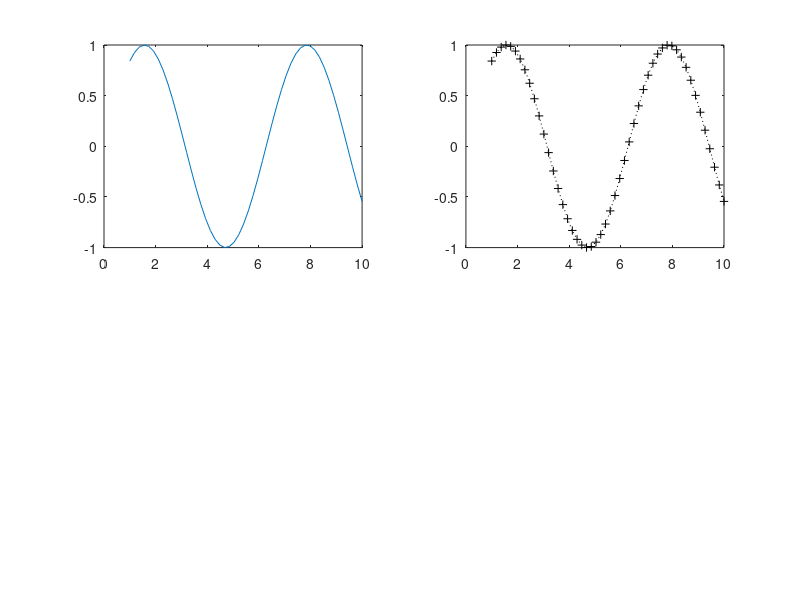
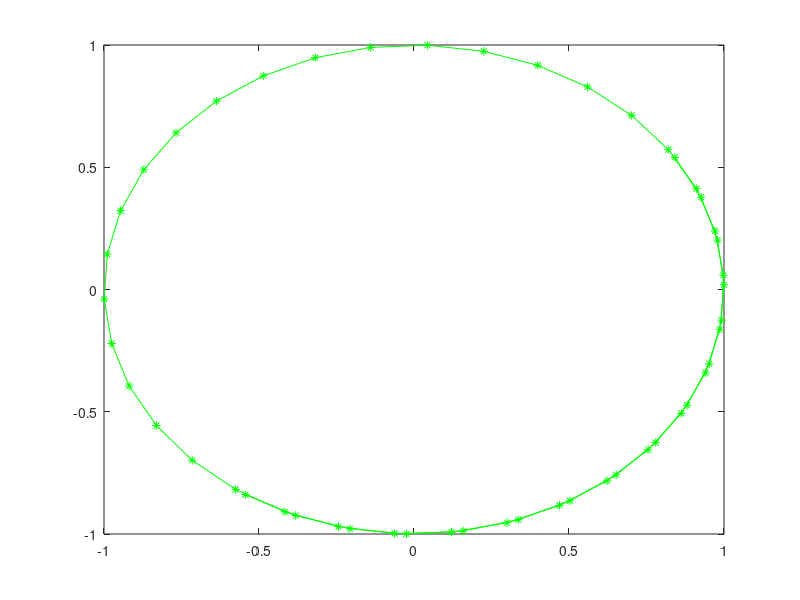
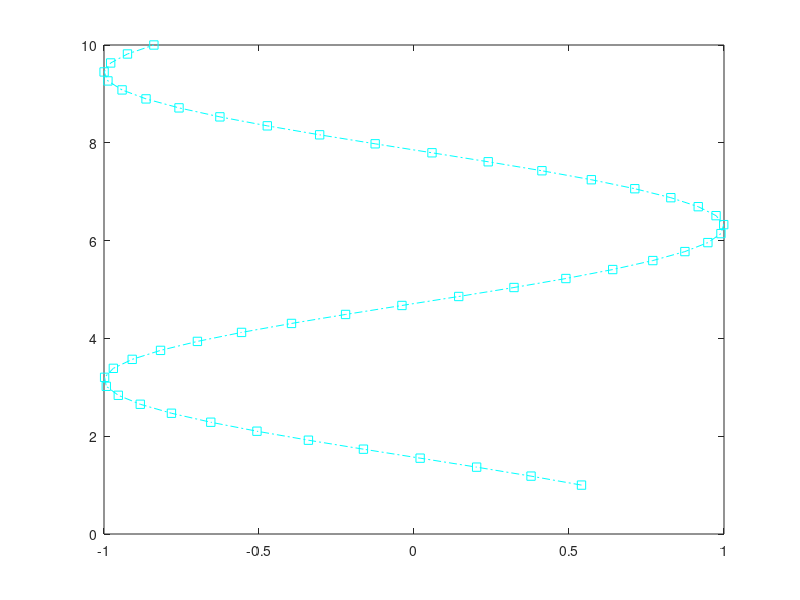
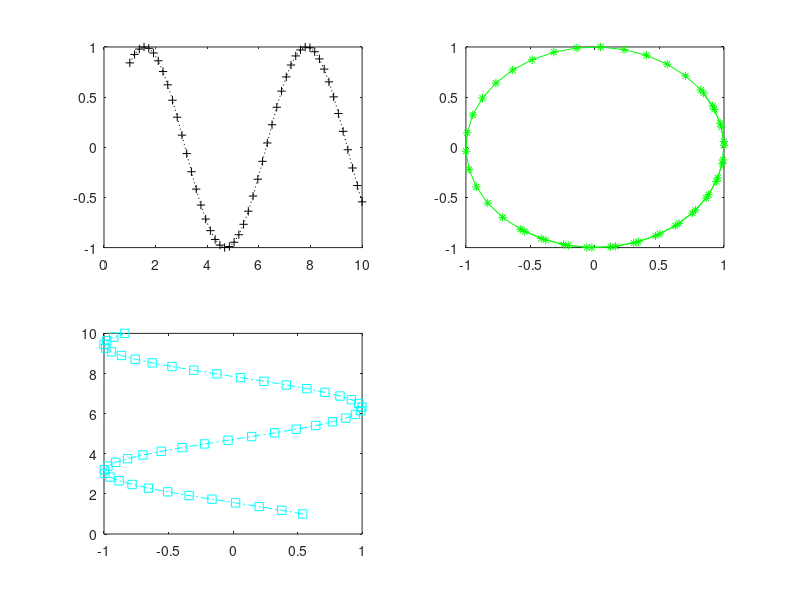

These figures' MATLAB source, in order:
clc;                    % Clear Command Window %
clear all;              % Remove items from workspace, freeing up system memory %
warning off;            % Disable all warnings %

% Create a graph (X, Y) and another graph (Y, Z) and display them in the same window
X = linspace(1,10,50);
Y = sin(X);
Z = cos(X);

subplot(2,2,1);
plot(X,Y);

subplot(2,2,2);
plot(Y,Z);

% Create on your own three different graphics with free formatting
% choose and present them each in a window and all in the same window
figure(1);
plot(X,Y,'k+:');

figure(2);
plot(Y,Z,'g*-');

figure(3);
plot(Z,X,'cs-.');

figure(4)
subplot(2,2,1);

plot(X,Y,'k+:');
subplot(2,2,2);

plot(Y,Z,'g*-');
subplot(2,2,3);

plot(Z,X,'cs-.')

% Delete the graph window 3 and the graph window
% close(3);
% close all;